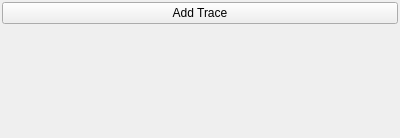
<?xml version="1.0" encoding="UTF-8"?>
<ui version="4.0">
 <class>RectPlotSettings</class>
 <widget class="QWidget" name="RectPlotSettings">
  <property name="geometry">
   <rect>
    <x>0</x>
    <y>0</y>
    <width>400</width>
    <height>138</height>
   </rect>
  </property>
  <property name="windowTitle">
   <string>Form</string>
  </property>
  <layout class="QVBoxLayout" name="verticalLayout">
   <property name="spacing">
    <number>4</number>
   </property>
   <property name="leftMargin">
    <number>2</number>
   </property>
   <property name="topMargin">
    <number>2</number>
   </property>
   <property name="rightMargin">
    <number>2</number>
   </property>
   <property name="bottomMargin">
    <number>2</number>
   </property>
   <item>
    <widget class="QPushButton" name="add_trace_btn">
     <property name="text">
      <string>Add Trace</string>
     </property>
    </widget>
   </item>
   <item>
    <spacer name="verticalSpacer">
     <property name="orientation">
      <enum>Qt::Vertical</enum>
     </property>
     <property name="sizeHint" stdset="0">
      <size>
       <width>20</width>
       <height>40</height>
      </size>
     </property>
    </spacer>
   </item>
  </layout>
 </widget>
 <resources/>
 <connections/>
</ui>
